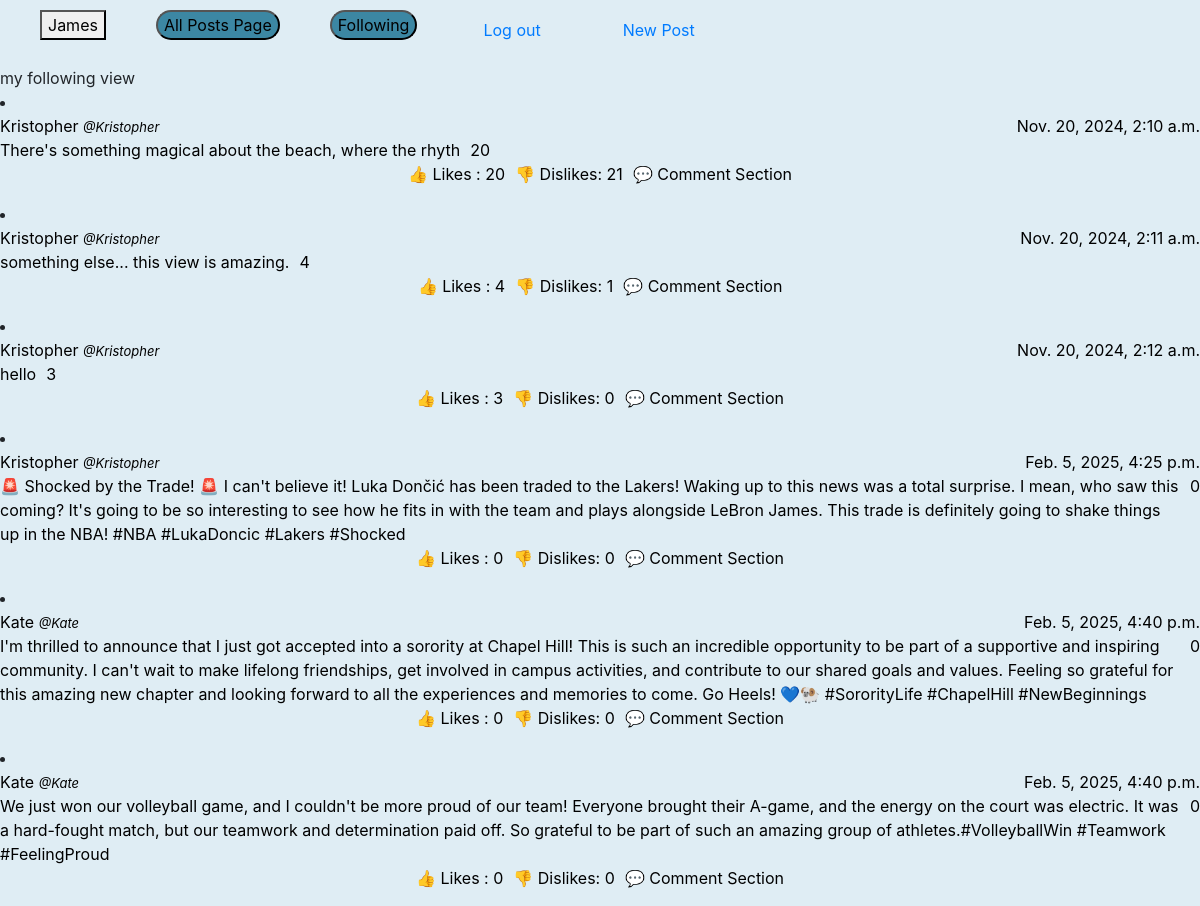
/followingView (signed in), run on the app's committed database.
### network/models.py (models this page shows, shortened)
class User(AbstractUser):
    pass
    disliked_posts = models.ManyToManyField('Post', blank=True, related_name="disliked_posts")
    liked_posts = models.ManyToManyField('Post', blank=True, related_name="liked_posts")
    following = models.ManyToManyField('User', blank=True, related_name="followers")
    def __str__(self):
        return self.username

class Post(models.Model):
    user = models.ForeignKey(User, on_delete=models.CASCADE, related_name="posts")
    body = models.TextField()
    timestamp = models.DateTimeField(auto_now_add=True)
    likes = models.IntegerField(default=0)
    dislikes = models.IntegerField(default=0)
    liked_by = models.ManyToManyField(User, related_name="liked_post", blank=True)
    disliked_by = models.ManyToManyField(User, related_name="disliked_post", blank=True)

### network/views.py (the view)
# urls.py: path("followingView", views.followingView, name = "followingView"),
def followingView(request):
    current_userName = request.user.username
    current_user = User.objects.get(username=current_userName)
    following_users = current_user.following.all()
    posts = Post.objects.filter(user__in=following_users)
    return render(request, 'network/following.html', {
        'posts': posts
    })

### network/templates/network/following.html
{% extends "network/layout.html" %}
{% block body %}
my following view
{% for post in posts %}
<li>
    <div class="Post">
      <div class = userInfo>
        <span class = "LHS" data-user="{{ post.user.username }}" data-url="{% url 'profileView' username=post.user.username %}"
        > {{ post.user }} <span class ="smallInfo"> @{{ post.user }}</span>
        </span>
        <span class = "RHS">{{ post.timestamp }}</span>
      </div>
      <div class = "postInfo">
        <span>{{ post.body }}</span>
        <span>{{ post.likes }}</span>
      </div>
      <div class = "postButtons">
        <p class = "likeButton" id = "likeButton" data-url = "{{ user.username }}" data-postid = "{{ post.id }}" data-user = "{{ user.username }}">👍 Likes : {{ post.likes }}</p>
        <p class = "dislikeButtons" id = "dislikeButton" data-user = "{{ user.username }}"> 👎 Dislikes: {{ post.dislikes }} </p>
        <p class = "postButton" >💬 Comment Section </p>
      </div>
    </div>
</li>
{% endfor %}
{% endblock %}

### network/templates/network/layout.html (shortened to what this page needs)
{% load static %}
<!DOCTYPE html>
<html lang="en">
    <head>
        <link rel="stylesheet" href="https://stackpath.bootstrapcdn.com/bootstrap/4.4.1/css/bootstrap.min.css">
        <link href="{% static 'network/styles.css' %}" rel="stylesheet">
    </head>
    <body>
        <nav class="navbar-navbar-expand-lg-navbar-light-bg-light">
            <div id = "navBar">
              <ul class="navbar-navmr-auto" >
                {% if user.is_authenticated %}
                    <li class="nav-item">
                        <button id = "profileButton" class = "LHS"  data-user="{{ user.username }}" data-url="{% url 'profileView' username=user.username %}
                        "> {{ user.username }} </button>
                    </li>
                {% endif %}
                <li class="nav-item">
                   <button id ="AllPostbutton" class = "Navbutton" data-url = "{% url 'allPosts' %}"> All Posts Page </button>
                </li>
                {% if user.is_authenticated %}
                    <li class="nav-item">
                        <button id = "followingButton" class = "Navbutton" data-url = "{% url 'followingView' %}"> Following </button>
                    </li>
                    <li class="nav-item">
                        <a class="nav-link" href="{% url 'logout' %}">Log out</a>
                    </li>
                    <li class="nav-item">
                        <a class="nav-link" href="{% url 'createPostViewPage' %}">New Post</a>
                    </li>
                {% endif %}
              </ul>
            </div>
          </nav>
        <div class="body">
            {% block body %}
            {% endblock %}
        </div>
    </body>
</html>

### network/static/network/styles.css (style rules this page uses)
.Post { display: flex; flex-direction: column; background-color : #dfedf4 }
.userInfo { display: flex; flex-direction: row; color: black; }
.postInfo { display: flex; gap : 10px; flex-direction: row; color: black; }
.RHS { margin-left: auto; }
.smallInfo { font-size: 13px; font-style: italic; }
.postButtons { display: flex; color: black; justify-content: center; align-items: center; gap: 10px; }
#navBar { display: flex; flex-direction: row; background-color: #dfedf4; }
.navbar-navmr-auto { display:flex; list-style-type: none; padding-top: 10px; gap:50px; background-color: #dfedf4; }
.Navbutton { border-radius: 25px; color: black; background-color: #3c87a3; }
body { background-color: #dfedf4; }
.navbar-navbar-expand-lg-navbar-light-bg-light { background-color: #dfedf4; }
.likeButton { display: flex; color: black; justify-content: center; align-items: center; gap: 10px; }

### data on the page
User: username "James"
Post: user "Kristopher", timestamp "Nov. 20, 2024, 2:10 a.m.", body "There's something magical about the beach, where the rhyth", likes "20", dislikes "21"
Post: user "Kristopher", timestamp "Nov. 20, 2024, 2:11 a.m.", body "something else... this view is amazing.", likes "4", dislikes "1"
Post: user "Kristopher", timestamp "Nov. 20, 2024, 2:12 a.m.", body "hello", likes "3", dislikes "0"
Post: user "Kristopher", timestamp "Feb. 5, 2025, 4:25 p.m.", body "🚨 Shocked by the Trade! 🚨 I can't believe it! Luka Dončić has been traded to the Lakers! Waking up to this news was a total surprise. I mean, who saw this coming? It's going to be so interesting to see how he fits in with the team and plays alongside LeBron James. This trade is definitely going to shake things up in the NBA! #NBA #LukaDoncic #Lakers #Shocked", likes "0", dislikes "0"
Post: user "Kate", timestamp "Feb. 5, 2025, 4:40 p.m.", body "I'm thrilled to announce that I just got accepted into a sorority at Chapel Hill! This is such an incredible opportunity to be part of a supportive and inspiring community. I can't wait to make lifelong friendships, get involved in campus activities, and contribute to our shared goals and values. Feeling so grateful for this amazing new chapter and looking forward to all the experiences and memories to come. Go Heels! 💙🐏 #SororityLife #ChapelHill #NewBeginnings", likes "0", dislikes "0"
Post: user "Kate", timestamp "Feb. 5, 2025, 4:40 p.m.", body "We just won our volleyball game, and I couldn't be more proud of our team! Everyone brought their A-game, and the energy on the court was electric. It was a hard-fought match, but our teamwork and determination paid off. So grateful to be part of such an amazing group of athletes.#VolleyballWin #Teamwork #FeelingProud", likes "0", dislikes "0"
